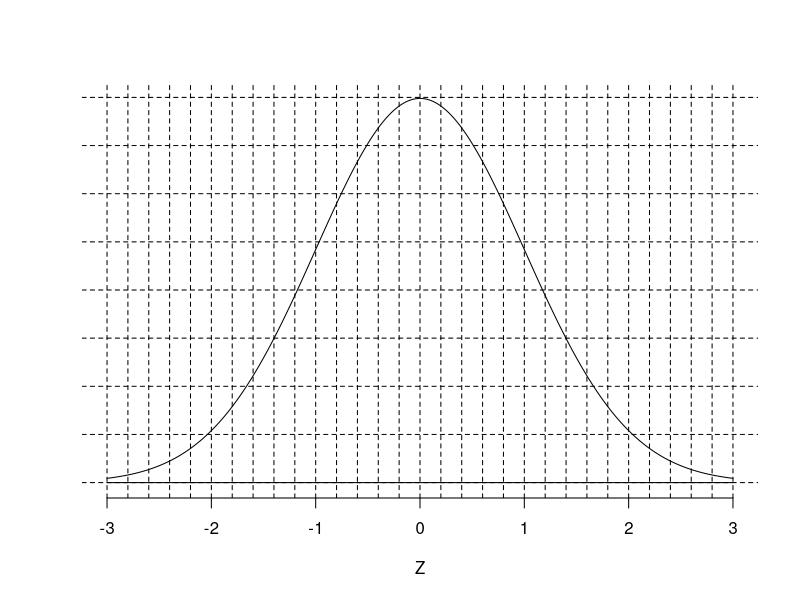
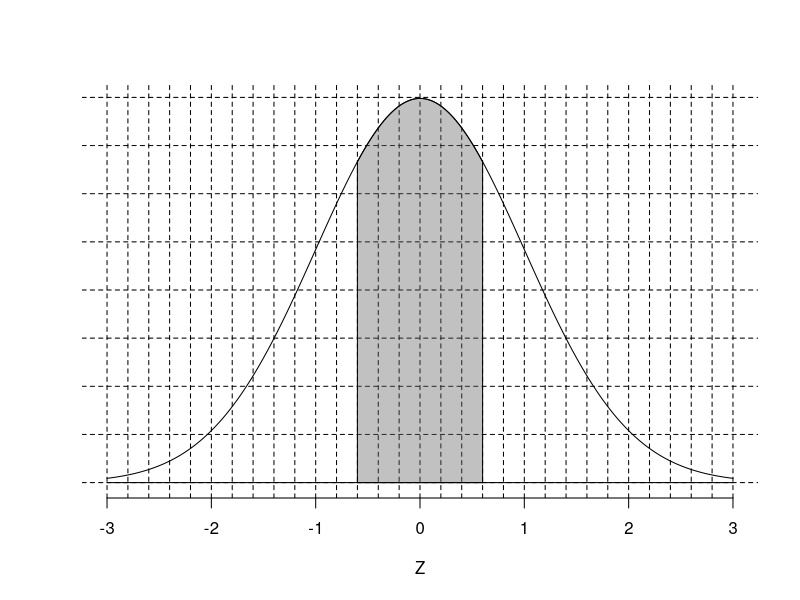

Generate these figures, in order, with R:
## ---- chunk 1
zs = (-3*5):(3*5)/5
ys = 0:8*0.05
z = sample(1:(1.4*5)/5,1)
## ---- chunk 2
plot(0,0,type="n",ann=F,axes=F,xlim=c(-3,3),ylim=c(0,0.4))
abline(h = ys,lty=2)
abline(v=zs,lty=2)
lines((-300:300)/100,dnorm((-300:300)/100))
axis(1,at=(-3):(3))
mtext("Z",side=1,line = 3)
lines(c(-3,3),c(0,0))
P = round(2*pnorm(z)-1,2)
zans = round(qnorm(P/2+0.5),2)
## ---- chunk 3
plot(0,0,type="n",ann=F,axes=F,xlim=c(-3,3),ylim=c(0,0.4))
abline(h = ys,lty=2)
abline(v=zs,lty=2)
xs = (-300:300)/100
dn = dnorm(xs)
lines(xs,dn)
lines(c(-3,3),c(0,0))
polygon(c(xs[abs(xs)<=z],z,-z),c(dn[abs(xs)<=z],0,0),col = rgb(0.4,0.4,0.4,0.4))
axis(1,at=(-3):(3))
mtext("Z",side=1,line = 3)
